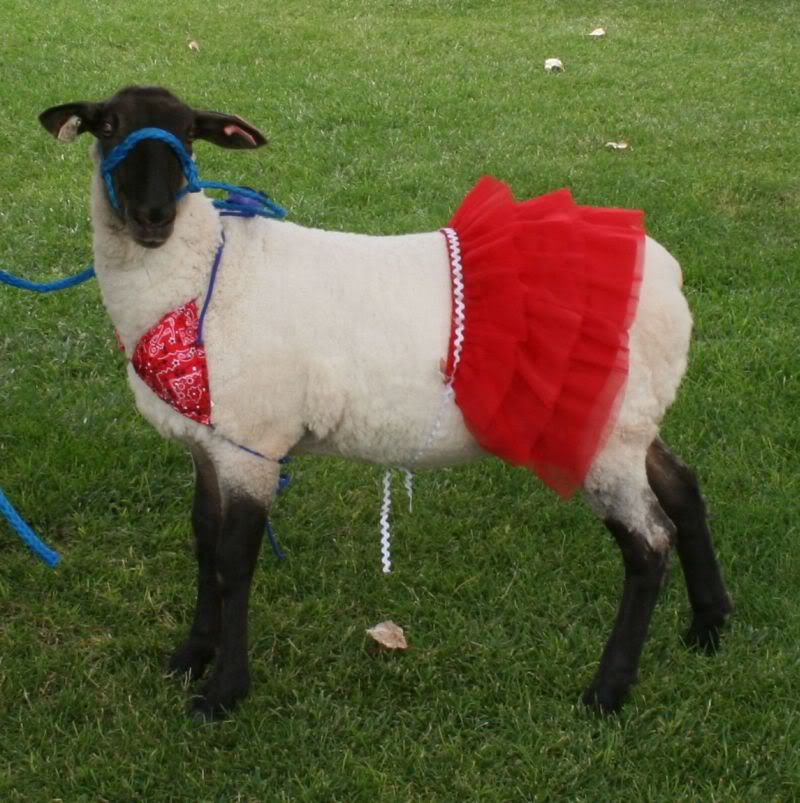
//> input picture resources/sheep.jpg, 800 x 803 px
$ ./main   (built with g++ and OpenCV 4)
//> lines starting //> are read from the running program, lines starting //| are printed output that depends on the picture
### utils/resize.h
//
// Created by Vishwa Kumaresh on 18/03/24.
//

#ifndef HPC_PROJECT_RESIZE_H
#define HPC_PROJECT_RESIZE_H

void changeBatchSize(int& limit, int newBatchSize);

#endif //HPC_PROJECT_RESIZE_H

### utils/parallel_independent_codes.h
//
// Created by Vishwa Kumaresh on 15/03/24.
//

#ifndef HPC_PROJECT_PARALLEL_INDEPENDENT_CODES_H
#define HPC_PROJECT_PARALLEL_INDEPENDENT_CODES_H

#endif //HPC_PROJECT_PARALLEL_INDEPENDENT_CODES_H

### utils/parallel_dependent_codes.h
//
// Created by Vishwa Kumaresh on 12/03/24.
//

#ifndef HPC_PROJECT_PARALLEL_DEPENDENT_CODES_H
#define HPC_PROJECT_PARALLEL_DEPENDENT_CODES_H

#include <string>
#include <opencv2/opencv.hpp>
#include <mpi.h>

void images_from_directory_with_filter_dependent_mpi(const std::string& directory, int limit, void(*filter_function)(const std::string&));

#endif //HPC_PROJECT_PARALLEL_DEPENDENT_CODES_H

### utils/serial_codes.h
//
// Created by Vishwa Kumaresh on 12/03/24.
//

#ifndef HPC_PROJECT_SERIAL_CODES_H
#define HPC_PROJECT_SERIAL_CODES_H

#include <string>
#include <opencv2/opencv.hpp>

void images_from_directory_with_filter(const std::string& directory, int limit, void(*filter_function)(const std::string&));

#endif //HPC_PROJECT_SERIAL_CODES_H

### utils/display_functions.h
//
// Created by Vishwa Kumaresh on 11/03/24.
//

#ifndef HPC_PROJECT_DISPLAY_FUNCTIONS_H
#define HPC_PROJECT_DISPLAY_FUNCTIONS_H

#include <string>
#include <opencv2/opencv.hpp>

void display_image(const std::string& filename);
void display_images_from_directory(const std::string& directory, int limit);

bool isImageExtension(const std::string& filename);

#endif //HPC_PROJECT_DISPLAY_FUNCTIONS_H

### utils/filter_functions.h
//
// Created by Vishwa Kumaresh on 11/03/24.
//

#ifndef HPC_PROJECT_FILTER_FUNCTIONS_H
#define HPC_PROJECT_FILTER_FUNCTIONS_H

#include <string>

void apply_sobel_filter(const std::string& filename);

#endif //HPC_PROJECT_FILTER_FUNCTIONS_H

### utils/display_functions.cpp
//
// Created by Vishwa Kumaresh on 11/03/24.
//

#include "display_functions.h"
#include "filter_functions.h"

#include <opencv2/opencv.hpp>
#include <opencv2/highgui.hpp>
#include <opencv2/imgproc.hpp>
#include <iostream>
#include <string>
#include <vector>
#include <dirent.h>
#include <sys/types.h>

using namespace cv;
using namespace std;

bool isImageExtension(const string& filename) {
    vector<string> extensions = {"jpg", "jpeg", "png", "bmp", "tiff"};
    string ext = filename.substr(filename.rfind('.') + 1);
    transform(ext.begin(), ext.end(), ext.begin(), ::tolower);
    return find(extensions.begin(), extensions.end(), ext) != extensions.end();
}

void display_image(const std::string& filename) {
    cv::Mat image = cv::imread(filename, cv::IMREAD_COLOR);
//> image is the input picture: 803 rows x 800 cols, CV_8UC3; mean B, G, R 57.9, 95.7, 95.4

    if (!image.data) {
        std::cout << "Error loading image!" << std::endl;
        return;
    }

    cv::namedWindow("Image", cv::WINDOW_NORMAL);
    cv::imshow("Image", image);

    cv::waitKey(0);

    cv::destroyWindow("Image");
}


void display_images_from_directory(const string& directory, int limit = 10) {
    DIR* dir;
    struct dirent* ent;
    int count = 0;

    if ((dir = opendir(directory.c_str())) != nullptr) {
        while ((ent = readdir(dir)) != nullptr && count < limit) {
            string filename(ent->d_name);

            if (isImageExtension(filename)) {
                string full_path = directory + "/" + filename;
                Mat image = imread(full_path, IMREAD_COLOR);

                if (!image.data) {
                    cout << "Error loading image: " << full_path << endl;
                    continue;
                }

                namedWindow("Image", WINDOW_NORMAL);
                imshow("Image", image);
                waitKey(0);
                destroyWindow("Image");

                count++;
            }
        }
        closedir(dir);
    } else {
        cerr << "Error opening directory: " << directory << endl;
    }
}

### utils/filter_functions.cpp
//
// Created by Vishwa Kumaresh on 11/03/24.
//

#include "filter_functions.h"

#include <opencv2/opencv.hpp>
#include <opencv2/highgui.hpp>
#include <opencv2/imgproc.hpp>

void apply_sobel_filter(const std::string& filename) {
    cv::Mat image = cv::imread(filename, cv::IMREAD_GRAYSCALE);
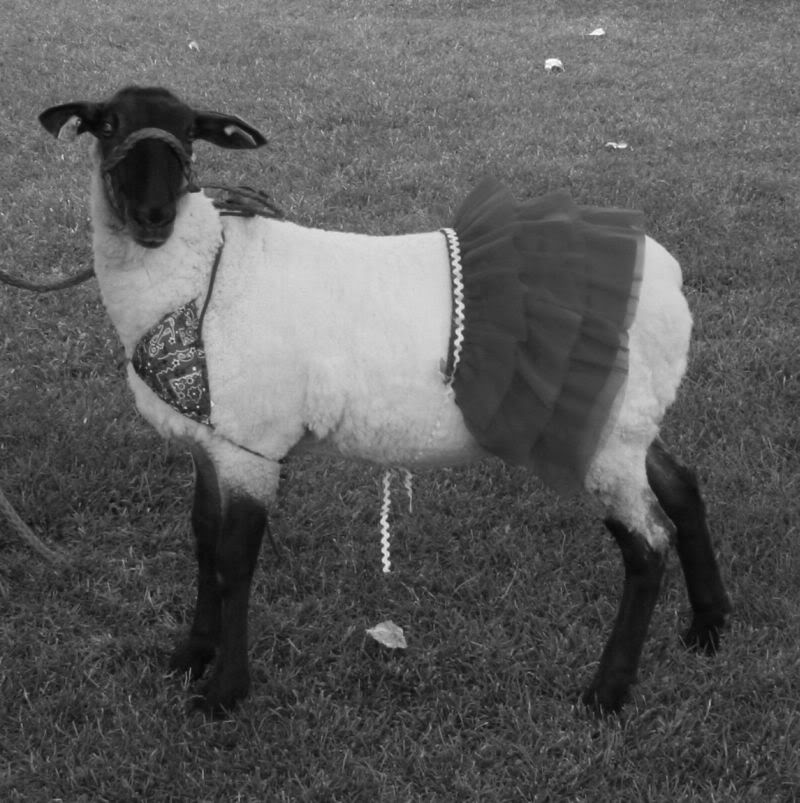
//> image: 803 rows x 800 cols, CV_8UC1; min 4, max 255, mean 91.3

    if (!image.data) {
        std::cout << "Error loading image!" << std::endl;
        return;
    }

    cv::Mat sobel_x, sobel_y;
    cv::Sobel(image, sobel_x, CV_16S, 1, 0);
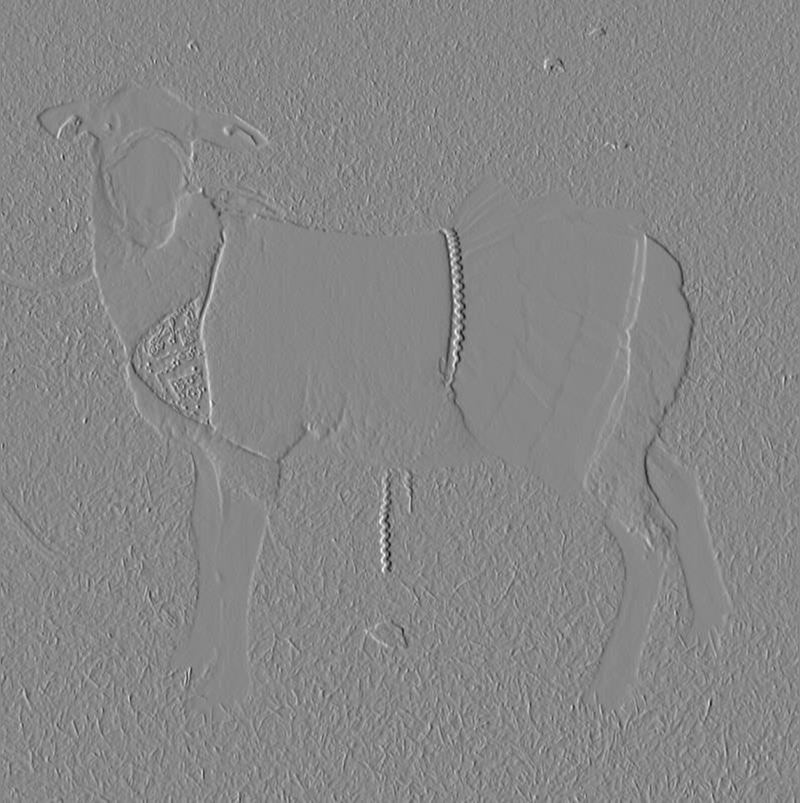
//> sobel_x: 803 rows x 800 cols, CV_16SC1; min -621, max 551, mean 0; drawn with min black and max white
    cv::Sobel(image, sobel_y, CV_16S, 0, 1);
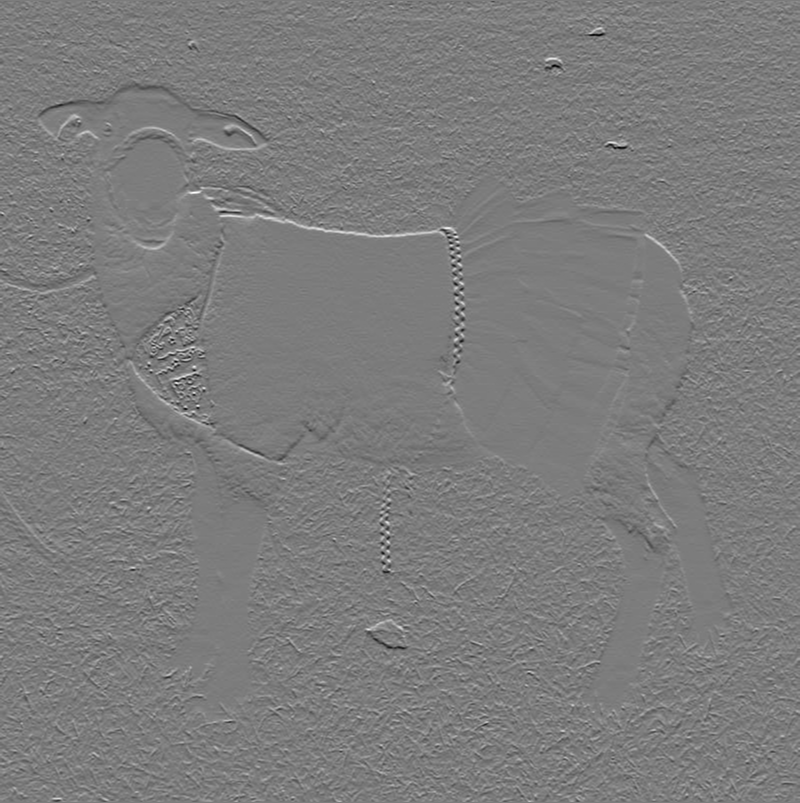
//> sobel_y: 803 rows x 800 cols, CV_16SC1; min -504, max 525, mean -0.6; drawn with min black and max white

    cv::convertScaleAbs(sobel_x, sobel_x, 1, 0); // Convert back to CV_8U for display
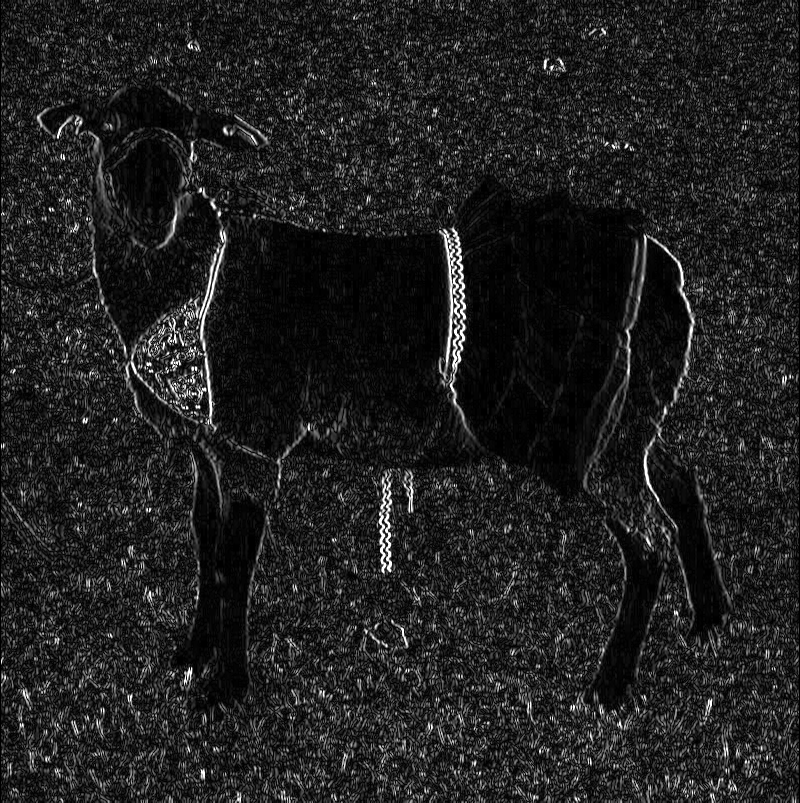
//> sobel_x: 803 rows x 800 cols, CV_8UC1; min 0, max 255, mean 32.2
    cv::convertScaleAbs(sobel_y, sobel_y, 1, 0);
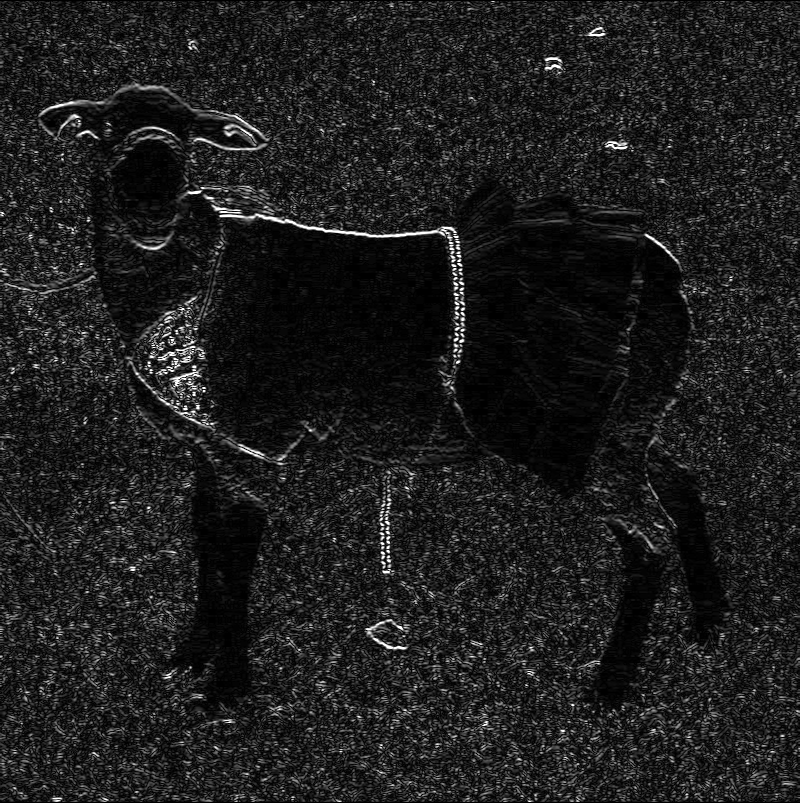
//> sobel_y: 803 rows x 800 cols, CV_8UC1; min 0, max 255, mean 29.7

    cv::Mat sobel_combined;
    cv::vconcat(image, sobel_x, sobel_combined);
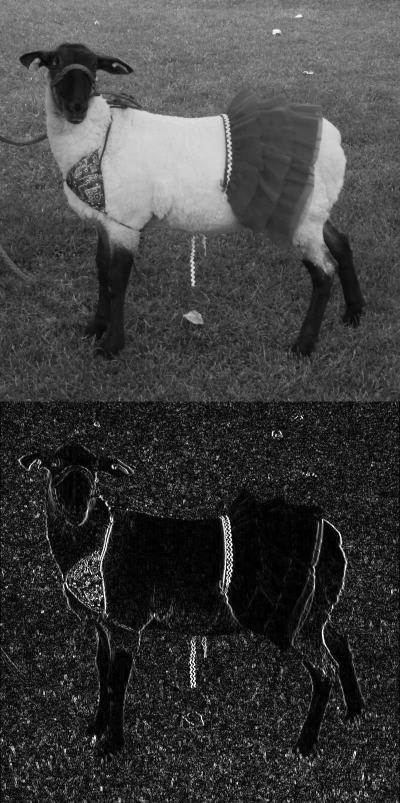
//> sobel_combined: 1606 rows x 800 cols, CV_8UC1 (shown at 1/2 size); min 0, max 255, mean 61.7
    cv::vconcat(sobel_combined, sobel_y, sobel_combined);
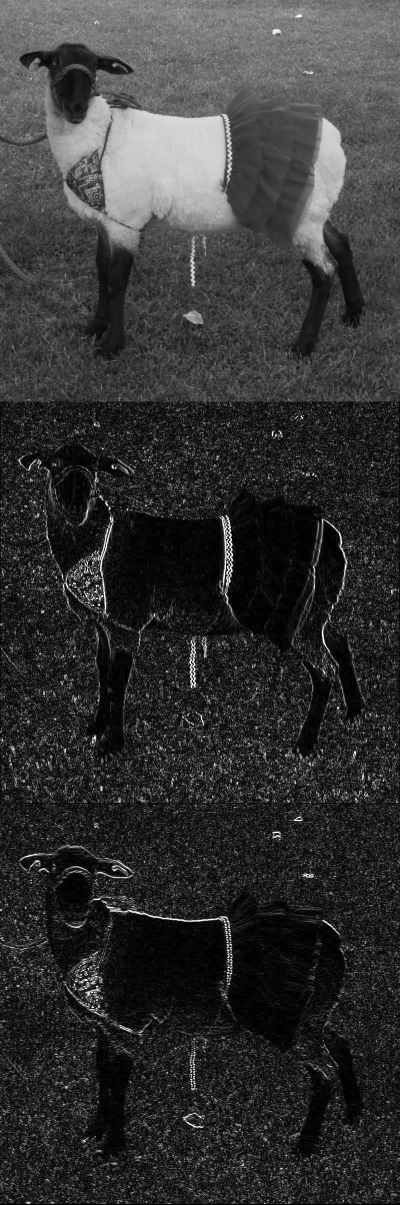
//> sobel_combined: 2409 rows x 800 cols, CV_8UC1 (shown at 1/2 size); min 0, max 255, mean 51.1

    cv::namedWindow("Sobel Filter", cv::WINDOW_NORMAL);
    cv::imshow("Sobel Filter", sobel_combined);

    cv::waitKey(0);

    cv::destroyWindow("Sobel Filter");
}

// [129 lines left out: functions apply_sobel_filter_no_window, apply_averaging_filter, apply_averaging_filter_no_window, apply_averaging_filter_with_range_no_window, not called in this run]

### main.cpp
#include <iostream>
#include <opencv2/opencv.hpp>
#include <opencv2/highgui.hpp>
#include <opencv2/imgproc.hpp>
#include <mpi.h>

#include <chrono>
#include <vector>

#include "utils/filter_functions.h"
#include "utils/display_functions.h"
#include "utils/serial_codes.h"
#include "utils/parallel_dependent_codes.h"
#include "utils/parallel_independent_codes.h"

using namespace std;

// [57 lines left out: functions resize_images_in_dataset, serial_code, parallel_dependent_code, parallel_independent_code, not called in this run]

void run_single_tests(){
    string image_path = "/Users/daver/Desktop/HPC_Project/resources/sheep.jpg";
    string image_directory_path = "/Users/daver/Desktop/HPC_Project/resources/image_dataset";


    display_image(image_path);
    apply_sobel_filter(image_path);

    display_images_from_directory(image_directory_path, 10);


    // Independent Filters Test
    apply_averaging_filter_no_window(image_path);
//> (this line was passed over: apply_averaging_filter_no_window is not available in this run)
}

// [32 lines left out: functions run_dependent_filters, run_independent_filters, main, not called in this run]

// g++ -o main main.cpp ../utils/filter_functions.cpp -I../utils

// added to run one function of the file
int main() { run_single_tests(); }
